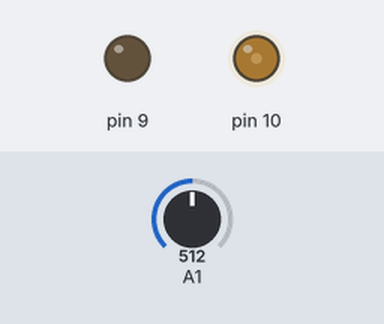
Bench run of a sketch on a simulated Arduino Uno, built with avr-gcc and run on an emulated ATmega328P. On the bench: output pins drawn as LEDs (lit = HIGH). Inputs (shaded band) come from the test bench; at power-on: A1 = 512.

Above: at 1.2 s.
1.3 s: A1 set to 306
At 2.1 s:
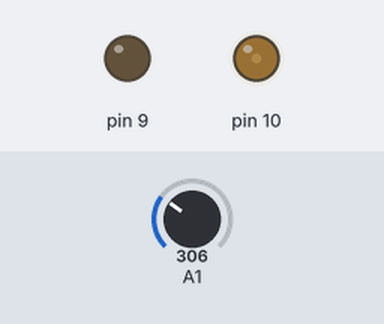
2.8 s: A1 set to 0
At 3.2 s:
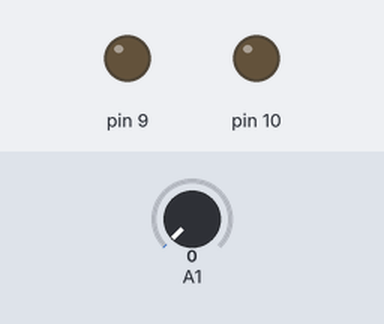
4.3 s: A1 set to 1023
At 5.5 s:
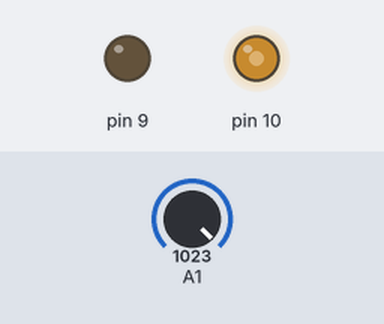
5.8 s: A1 set to 511
At 6.7 s:
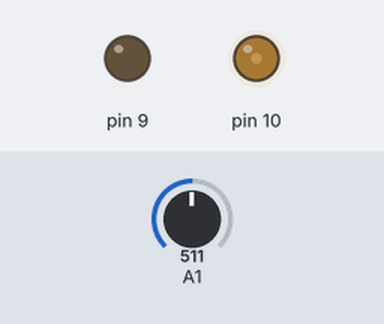
Timing chart, 0 to 8.3 s (numbered marks = the images above; inputs shaded):
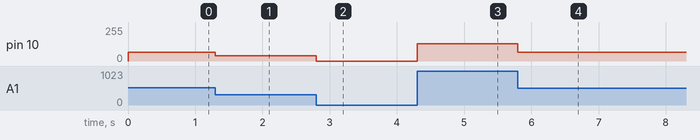

The sketch:

task6.ino
```cpp
//Taskurile 5 si 6 folosesc secvente de cod comune pentru ca folosesc acelasi timer pentru pwm

void setup() {
  DDRB |= (1 << DDB1) | (1 << DDB2);    //pinii 9 si 10 output pentru pwm

  //setup Timer1    TODO: refactor in functie
  TCCR1A = 0;
  TCCR1B = 0;
  TCNT1 = 0;                            //resetam registrii de control pentru timer1

  TCCR1A = (1 << COM1A1) | (1 << COM1B1) | (1 << WGM11);
  TCCR1B = (1 << WGM13) | (1 << WGM12) | (1 << CS11);     //OC1A/B clear on compare match set at
                                                          //bottom (non inverting)
                                                          //WGM13|WGM12|WGM11|WGM10 = 1110
                                                          //corespunde la Fast PWM cu TOP = ICR1;
                                                          //CS12|CS11|CS10 = 010 corespunde
                                                          //unui prescaler de 1:8
  ICR1 = 1999;                          //TOP pentru 1kHz PWM (16MHz / (8 * 1000Hz) - 1)
  OCR1A = 0;                            //Duty cycle 0% pe pin 9
  OCR1B = 0;                            //Duty cycle 0% pe pin 10

  //setup ADC     TODO: refactor in functie
  ADMUX = (1 << REFS0) | (1 << MUX0);                 //MUX = 0001 adica pinul A1
                                                      //pe care avem potentiometrul
                                                      //REFS = 01 adica folosim VCC ca referinta
                                                      //ADLAR = 0 adica aliniere default
                                                      //bitii 0 pana la 7 in ADCL, 8 si 9 in ADCH
  ADCSRA = (1 << ADEN) | (1 << ADPS2) | (1 << ADPS1) | (1 << ADPS0);
      //pornim ADC-ul si setam prescaleru pe 1:128 pentru ca nu avem nevoie de viteza dar
      //acuratetea ar fi binevenita
}

void loop() {
  ADCSRA |= (1 << ADSC);                //dam start la o conversie ADC
  while (ADCSRA & (1 << ADSC));         //asteptam sa se termine conversia (cleared in hardware)
  OCR1B = ADC;                          //punem direct valoarea de pe adc ca duty cycle
}
```

Measured:
- after the input at 1.3 s, pin 10: 65/255 → 39/255 at once
- after the input at 2.8 s, pin 10: 39/255 → 0/255 at once
- after the input at 4.3 s, pin 10: 0/255 → 130/255 at once
- after the input at 5.8 s, pin 10: 130/255 → 65/255 at once
